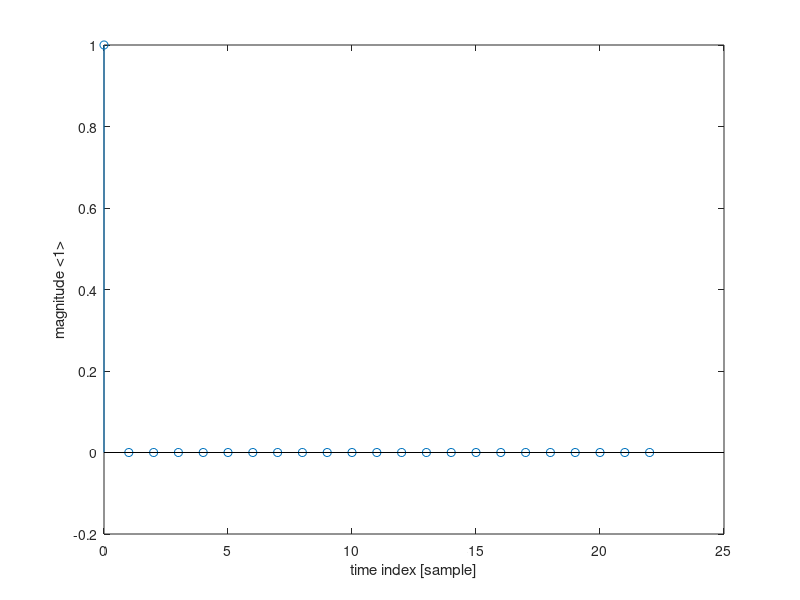

The MATLAB script that drew this image:
% ./Ece4522/MatlabAssignment2/C.m
% FIR System
%
% By: Leomar Duran <https://github.com/lduran2/>
% When: 2021-10-14t04:29
% For: ECE 4522
% Version: 1.0
%
% CHANGELOG:
%     v1.0 - 2021-10-14t04:29
%         calculates the total system impulse response
%
%     v0.0 - 2021-10-13t22:54
%         template from part A

clear;
% parameters
q = 0.9;
r = 0.9;
M = 22;

nn = 0:M;       % time indices
d = [1];        % impulse signal
h1 = [1, -q];   % impulse response for w[.]
h2 = r.^nn;     % impulse response for y[.]

e = conv(h1, d);
f = conv(h2, e);

figure(1)
title("C. Cascading Two Systems")

stem(nn, f(nn+1));
xlabel('time index [sample]');
ylabel('magnitude <1>');

f(nn+1)
